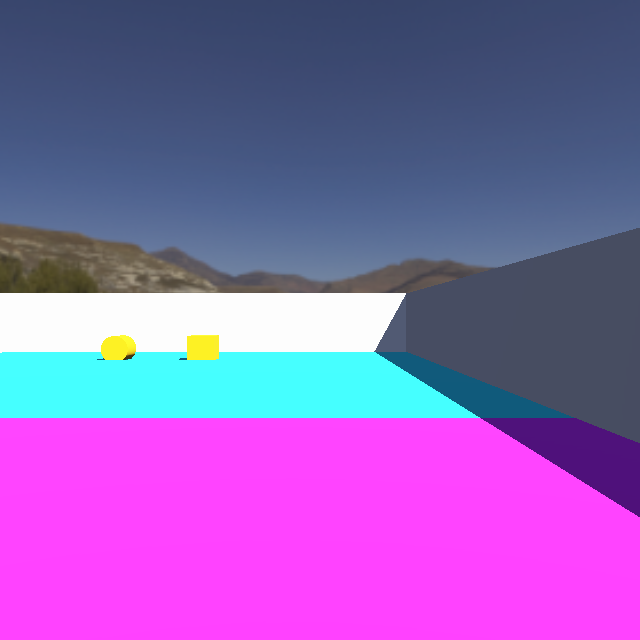
#> input picture Webots/Working_Mossaic_BallShooting_combine_v2/controllers/Sensobot_controler1/3.png, 640 x 640 px; its folder holds only this picture in this run
$ jupyter execute --allow-errors Untitled1.ipynb
#> lines starting #> are read from the running program, lines starting #| are printed output that depends on the picture; after the words box and inside, x2 and y2 are one past the last pixel; in counts of white or black regions, pixels touching at a corner belong together
#> further down, image is the input picture: shape (640, 640, 3); mean B, G, R 179.9, 99.5, 142.4
#> `img_hsv = cv.cvtColor(image, cv.COLOR_BGR2HSV)`: img_hsv: shape (640, 640, 3); mean H, S, V 114.2, 134.5, 181.6
#> `mask = cv.inRange(img_hsv, (28,50,20), (35,255,255))`:
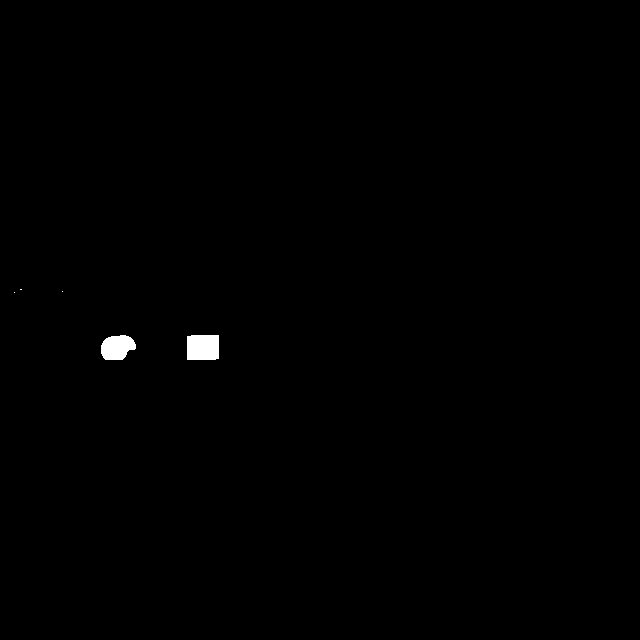
#> mask: shape (640, 640); 0.36% white; 5 white regions (3 under 20 px), largest, box (x1, y1, x2, y2) and area: (187, 335, 219, 360) 793, (101, 335, 136, 360) 674
#> `_, threshold = cv.threshold(gray, 127, 255, cv.THRESH_BINARY)`: threshold: shape (640, 640); 0.36% white; 2 white regions
#> `contours, _ = cv.findContours(threshold, cv.RETR_TREE, cv.CHAIN_APPROX..`: contours = 2 contours; box (x1, y1, x2, y2) and area: (187, 335, 219, 360) 738, (101, 335, 136, 360) 628
#> the loop `for contour in contours:` made 2 passes
#| 738.0
#| 628.5
#> after the loop `for contour in contours:`:
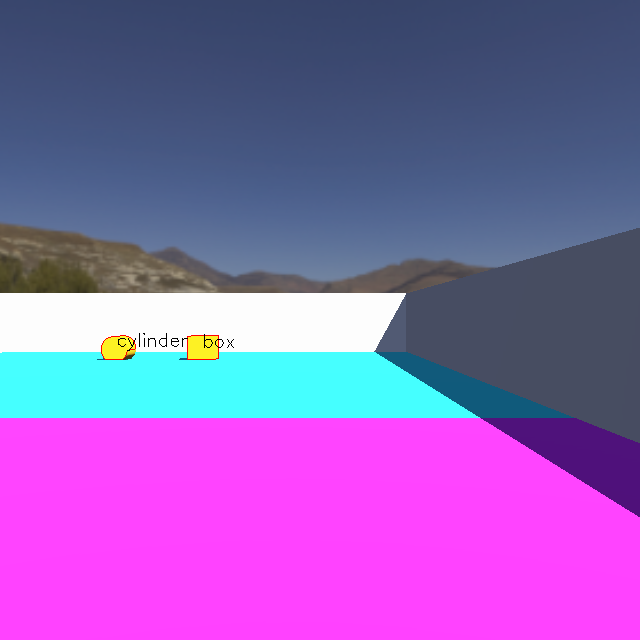
#> image: shape (640, 640, 3); 0.1% of pixels changed, all inside (x1, y1, x2, y2) = (101, 333, 234, 360)
[cell 1]
import cv2 as cv
from matplotlib import pyplot as plt
import numpy as np

#> (a cell that did not finish here is left out)
